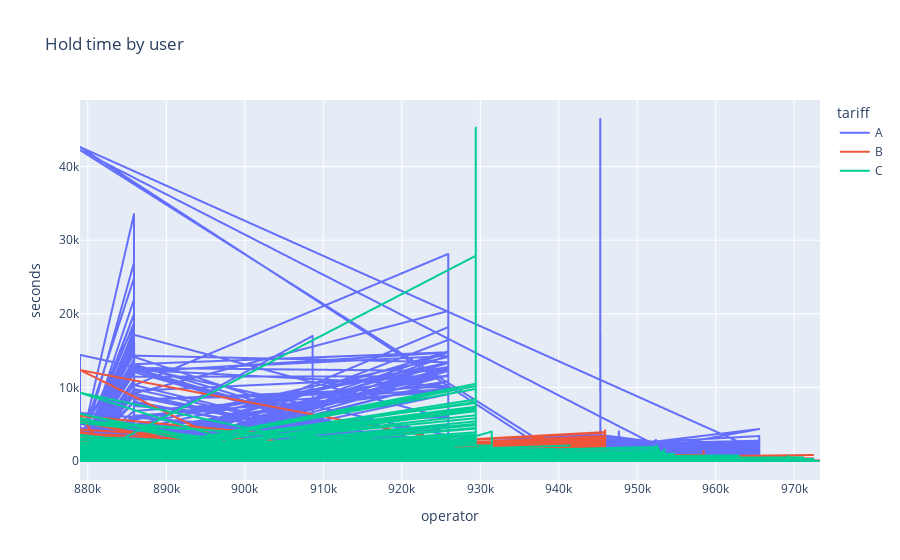

Notebook cell for this chart:
### Markdown cell above
Si bien hay usuarios que tienen más llamas perdidas, más llamadas perdidas con tiempo de espera del usuario y que hicieron menos llamadas, estos incumplen en los 4 parametros a la vez.
Ya que se definió que:<br>
* No se podía tener más de 3 llamadas perdidas.<br>
* No se permite tener llamadas perdidas con el usuario esperando en la línea.<br>
* Haber realizado menos de 60 llamadas salientes.<br>

Los operadores acostumbran a dejar al usuario por más tiempo en espera según la tarifa del plan que tengan, según el siguiente gráfico....

### Code cell
fig4 = px.line(
    hold, 
    x = 'operator', 
    y = "seconds", 
    color = "tariff",
    title = 'Hold time by user')

fig4.show()

### Figure 1 — Plotly figure (JSON) as saved in the notebook; plotly's stock layout.template omitted (floating-point values rounded to 4 significant figures; data arrays with more than 128 entries replaced by an {"elided": "..."} marker saying what was removed)
{"data": [{"hovertemplate": "tariff=A<br>operator=%{x}<br>seconds=%{y}<extra></extra>", "legendgroup": "A", "line": {"color": "#636efa", "dash": "solid"}, "marker": {"symbol": "circle"}, "mode": "lines", "name": "A", "showlegend": true, "type": "scattergl", "x": {"elided": "14870 int values"}, "xaxis": "x", "y": {"elided": "14870 int values"}, "yaxis": "y"}, {"hovertemplate": "tariff=B<br>operator=%{x}<br>seconds=%{y}<extra></extra>", "legendgroup": "B", "line": {"color": "#EF553B", "dash": "solid"}, "marker": {"symbol": "circle"}, "mode": "lines", "name": "B", "showlegend": true, "type": "scattergl", "x": {"elided": "18904 int values"}, "xaxis": "x", "y": {"elided": "18904 int values"}, "yaxis": "y"}, {"hovertemplate": "tariff=C<br>operator=%{x}<br>seconds=%{y}<extra></extra>", "legendgroup": "C", "line": {"color": "#00cc96", "dash": "solid"}, "marker": {"symbol": "circle"}, "mode": "lines", "name": "C", "showlegend": true, "type": "scattergl", "x": {"elided": "20011 int values"}, "xaxis": "x", "y": {"elided": "20011 int values"}, "yaxis": "y"}], "layout": {"legend": {"title": {"text": "tariff"}, "tracegroupgap": 0}, "title": {"text": "Hold time by user"}, "xaxis": {"anchor": "y", "domain": [0, 1], "title": {"text": "operator"}}, "yaxis": {"anchor": "x", "domain": [0, 1], "title": {"text": "seconds"}}}}
